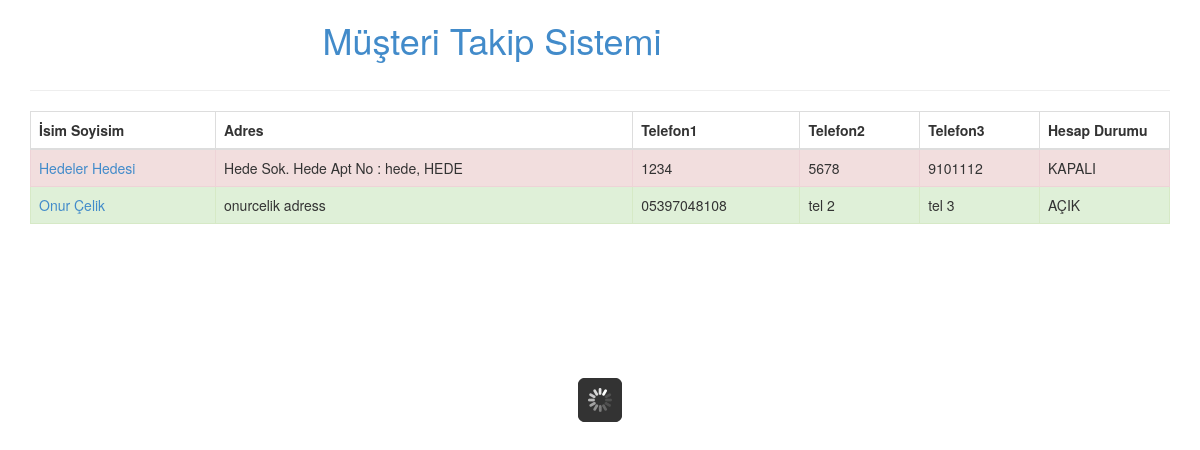
Page /musteri_listesi.php on the committed database.
### tables this page shows
CREATE TABLE IF NOT EXISTS `musteriler` (
  `id` int(11) NOT NULL AUTO_INCREMENT,
  `isimsoyisim` varchar(255) NOT NULL,
  `adres` varchar(255) NOT NULL,
  `telefon1` varchar(255) NOT NULL,
  `telefon2` varchar(255) NOT NULL,
  `telefon3` varchar(255) NOT NULL,
  `hesap_durumu` int(2) NOT NULL,
  PRIMARY KEY (`id`)
);

### musteri_listesi.php (the view, shortened to what this page needs)
<?php include "header.php"; ?>
<div class="table-responsive">
	<table class="table table-hover table-striped table-bordered">
		<thead>
			<th>İsim Soyisim</th>
			<th>Adres</th>
			<th>Telefon1</th>
			<th>Telefon2</th>
			<th>Telefon3</th>
			<th>Hesap Durumu</th>
		</thead>
		<tbody>
		<?php
			$msquery = mysql_query("SELECT * FROM musteriler ORDER BY isimsoyisim ASC");
			while($row = mysql_fetch_object($msquery))
			{
				if ($row->hesap_durumu == 1)
				{
					echo "<tr class='success'>";
				}
				else
				{
					echo "<tr class='danger'>";
				}
				echo "<td> <a href='musteri.php?id=$row->id'>$row->isimsoyisim</a> </td>";
				echo "<td> $row->adres </td>";
				echo "<td> $row->telefon1 </td>";
				echo "<td> $row->telefon2 </td>";
				echo "<td> $row->telefon3 </td>";
				if ($row->hesap_durumu == 1)
				{
					echo "<td width=130> AÇIK </td>";
				}
				else
				{
					echo "<td width=130> KAPALI </td>";
				}
				echo "</tr>";
			}
		?>
		</tbody>
	</table>
</div>

### header.php (shortened to what this page needs)
<!DOCTYPE html>
<html lang="en">
	<head>
		<link rel="stylesheet" href="css/bootstrap.min.css" type="text/css" />
		<link rel="stylesheet" href="css/jquery.fancybox.css" type="text/css" />
		<link rel="stylesheet" href="css/datepicker.css" type="text/css" />
		<link rel="stylesheet" href="css/jquery.pnotify.default.css" type="text/css" />
		<link rel="stylesheet" href="css/jquery.pnotify.default.icons.css" type="text/css" />
		<link rel="stylesheet/less" href="css/main.less" type="text/css" />
	</head>
	<body>
	<div class="container">
		<div class="row" id="header">
			<?php
				if (isset($_SESSION['yetkili']))
				{
					echo '<div class="col-sm-6 col-lg-6">';
				}
				else
				{
					echo '<div class="col-sm-6 col-lg-6 col-sm-offset-3 col-lg-offset-3">';
				}
			?>
				<a href="index.php"><h1 class="proxima-regular"><span id="sahip"></span> Müşteri Takip Sistemi</h1></a>
			</div>
		</div>
		<hr />

### rows in the picture
musteriler: isimsoyisim "Hedeler Hedesi", adres "Hede Sok. Hede Apt No : hede, HEDE", telefon1 "1234", telefon2 "5678", telefon3 "9101112", hesap_durumu "KAPALI"
musteriler: isimsoyisim "Onur Çelik", adres "onurcelik adress", telefon1 "05397048108", telefon2 "tel 2", telefon3 "tel 3", hesap_durumu "AÇIK"
